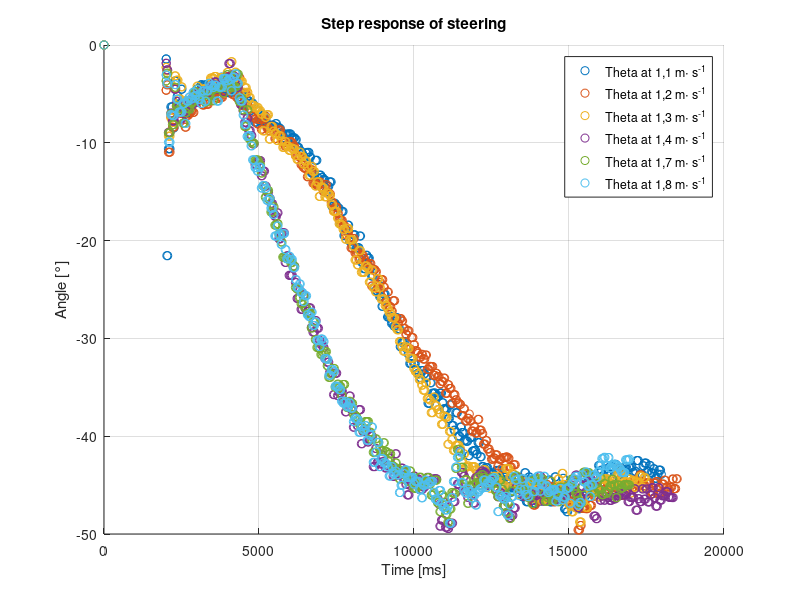

MATLAB code to generate this figure: (Note: this script raises an error after producing the figure.)
clear all;
close all;
clc;

% syms K
% 
% Kp = 1.8;
% ThetaRef = 0;

% Read the data from the test
Data1 = csvread('gain1Test1.csv');
Data2 = csvread('gain1Test2.csv');
Data3 = csvread('gain1Test3.csv');
Data4 = csvread('gain1.5Test1.csv');
Data5 = csvread('gain1.5Test2.csv');
Data6 = csvread('gain1.5Test3.csv');


t1     = Data1(:,1);
Theta1 = Data1(:,2)*(-1);
t2     = Data2(:,1);
Theta2 = Data2(:,2)*(-1);
t3     = Data3(:,1);
Theta3 = Data3(:,2)*(-1);
t4     = Data4(:,1);
Theta4 = Data4(:,2)*(-1);
t5     = Data5(:,1);
Theta5 = Data5(:,2)*(-1);
t6     = Data6(:,1);
Theta6 = Data6(:,2)*(-1);
%ThetaError = Data1(:,4);

% Plots
hold on
P1 = scatter(t1,Theta1);
P1 = scatter(t2,Theta2);
P1 = scatter(t3,Theta3);
P1 = scatter(t4,Theta4);
P1 = scatter(t5,Theta5);
P1 = scatter(t6,Theta6);
%P2 = scatter(t,ThetaError);
% ThetaCalc = ThetaRef*Kp*K*exp(-Kp*K*t)

% Make the plots beautiful
% set( P1, 'color', '[0 0 1]', 'LineWidth', 2 );
title('Step response of steering')
xlabel('Time [ms]')
ylabel('Angle [°]')
% xlim([3 7]);
legend('Theta at 1,1 m\cdot s^{-1}', 'Theta at 1,2 m\cdot s^{-1}', 'Theta at 1,3 m\cdot s^{-1}', 'Theta at 1,4 m\cdot s^{-1}', 'Theta at 1,7 m\cdot s^{-1}','Theta at 1,8 m\cdot s^{-1}')
grid on
%set(gca,'GridLineStyle',':', 'GridColor', 'k', 'GridAlpha', .6)

%% Gain calculations
figure
syms K

Kp = 1.5;
ThetaRef = 0;

% Read the data from the test
dat = dlmread('gainCalc.tsv','\t');


% Plots
hold on
P1 = scatter(dat(:,2),dat(:,5))
% P1 = scatter(ThetaError,Theta);
% ThetaCalc = ThetaRef*Kp*K*exp(-Kp*K*t)

P = polyfit(dat(:,2),dat(:,5),1)
x = [0:0.01:2.5];
y = 0.4880 * x - 0.2173;

plot(x,y);


% Make the plots beautiful
% set( P1, 'color', '[0 0 1]', 'LineWidth', 2 );
title('Steering gain')
ylabel('Steering gain')
xlabel('Vehicle velocity')
% xlim([3 7]);
% legend('Theta error', 'Theta','Velocity of X m \cdot s^{-1}')
grid on
%set(gca,'GridLineStyle',':', 'GridColor', 'k', 'GridAlpha', .6)